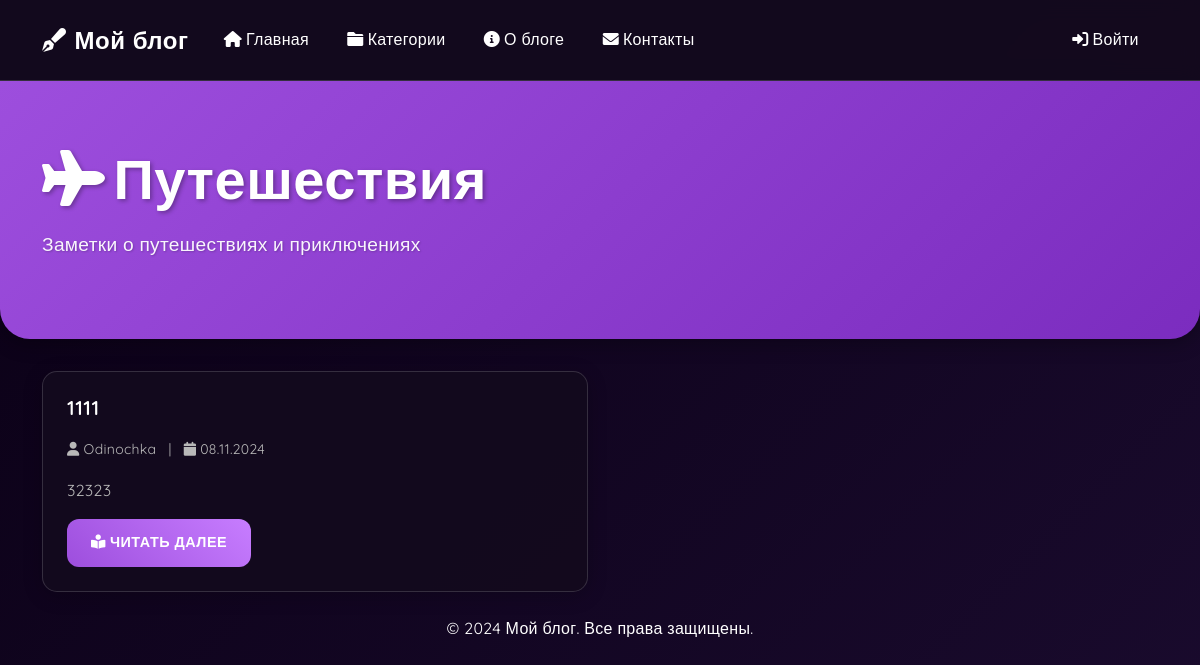
The page /blog/category/-1/ on the database its author committed.
### blog/models.py (models this page shows, shortened)
class Category(models.Model):
    name = models.CharField(max_length=100, verbose_name="Название")
    slug = models.SlugField(unique=True, blank=True)
    description = models.TextField(verbose_name="Описание")
    icon = models.CharField(max_length=50, default="fa-folder")
    class Meta:
        verbose_name = "Категория"
        verbose_name_plural = "Категории"

class Post(models.Model):
    title = models.CharField(max_length=200, verbose_name="Заголовок")
    content = RichTextField(verbose_name="Содержание")
    author = models.ForeignKey(User, on_delete=models.CASCADE, related_name='posts')
    category = models.ForeignKey(Category, on_delete=models.SET_NULL, null=True, related_name='posts')
    created_at = models.DateTimeField(auto_now_add=True)
    updated_at = models.DateTimeField(auto_now=True)
    is_published = models.BooleanField(default=False)
    thumbnail = models.ImageField(upload_to='post_thumbnails/', null=True, blank=True, verbose_name="Обложка поста")
    attachments = models.ManyToManyField('PostAttachment', blank=True, related_name='posts')
    views_count = models.PositiveIntegerField(default=0)
    is_locked = models.BooleanField(default=False, verbose_name="Заблокирован")
    class Meta:
        ordering = ['-created_at']
        verbose_name = "Пост"
        verbose_name_plural = "Посты"

### blog/views.py (the view)
# urls.py: path('category/<slug:slug>/', views.category_detail, name='category_detail'),
def category_detail(request, slug):
    category = get_object_or_404(Category, slug=slug)
    posts = Post.objects.filter(category=category, is_published=True).order_by('-created_at')
    return render(request, 'blog/category_detail.html', {
        'category': category,
        'posts': posts
    })

### blog/templates/blog/category_detail.html (shortened to what this page needs)
{% extends 'base.html' %}
{% block content %}
<div class="hero-section">
    <div class="container">
        <h1 class="display-4">
            <i class="fas {{ category.icon }} me-2"></i>{{ category.name }}
        </h1>
        <p class="lead">{{ category.description }}</p>
    </div>
</div>
<div class="container">
    <div class="row">
        {% for post in posts %}
        <div class="col-md-6 mb-4">
            <div class="card h-100">
                <div class="card-body">
                    <h5 class="card-title">{{ post.title }}</h5>
                    <p class="card-text text-muted">
                        <small>
                            <i class="fas fa-user me-1"></i>{{ post.author.username }}
                            <span class="mx-2">|</span>
                            <i class="fas fa-calendar me-1"></i>{{ post.created_at|date:"d.m.Y" }}
                        </small>
                    </p>
                    <div class="card-text mb-3">
                        {{ post.content|safe|truncatewords:30 }}
                    </div>
                    <a href="{% url 'blog:post_detail' pk=post.pk %}" class="btn btn-primary">
                        <i class="fas fa-book-reader me-1"></i>Читать далее
                    </a>
                </div>
            </div>
        </div>
        {% empty %}
        <div class="col-12">
            <div class="alert alert-info">
                <i class="fas fa-info-circle me-2"></i>В этой категории пока нет постов.
            </div>
        </div>
        {% endfor %}
    </div>
</div>
{% endblock %}

### static/css/style.css (style rules this page uses)
:root { --primary-color: #9D4EDD; --secondary-color: #7B2CBF; --accent-color: #C77DFF; --background-color: #0A0015; --card-bg: rgba(20, 10, 30, 0.95); --text-color: #FFFFFF; --text-muted: #B8B8B8; --link-color: #E0AAFF; --hover-color: #F3D1FF; --border-color: rgba(255, 255, 255, 0.15); --input-bg: rgba(30, 15, 45, 0.95); }
body { font-family: 'Quicksand', sans-serif; background: linear-gradient(135deg, var(--background-color), #1A0B2E); color: var(--text-color); min-height: 100vh; line-height: 1.6; letter-spacing: 0.3px; }
.card { background: var(--card-bg); border: 1px solid var(--border-color); border-radius: 15px; box-shadow: 0 4px 20px rgba(0, 0, 0, 0.2); transition: all 0.3s cubic-bezier(0.4, 0, 0.2, 1); }
.card-body { padding: 1.5rem; }
.card-title { color: var(--text-color); font-weight: 600; margin-bottom: 1rem; letter-spacing: 0.5px; }
.card-text { color: var(--text-muted); }
.btn { padding: 0.8rem 1.5rem; border-radius: 12px; font-weight: 600; letter-spacing: 0.5px; transition: all 0.3s cubic-bezier(0.4, 0, 0.2, 1); text-transform: uppercase; font-size: 0.9rem; position: relative; overflow: hidden; z-index: 1; }
.btn::before { content: ''; position: absolute; top: 0; left: 0; width: 100%; height: 100%; background: linear-gradient(45deg, var(--primary-color), var(--accent-color)); opacity: 0; z-index: -1; transition: opacity 0.3s ease; }
.btn-primary { background: linear-gradient(45deg, var(--primary-color), var(--accent-color)); border: none; color: white !important; }
.hero-section { background: linear-gradient(135deg, var(--primary-color), var(--secondary-color)); padding: 4rem 0; margin-bottom: 2rem; border-radius: 0 0 30px 30px; box-shadow: 0 4px 20px rgba(0, 0, 0, 0.3); }
.hero-section h1 { color: white; font-weight: 700; margin-bottom: 1rem; text-shadow: 2px 2px 4px rgba(0, 0, 0, 0.3); }
.hero-section .lead { color: rgba(255, 255, 255, 0.95); font-size: 1.2rem; text-shadow: 1px 1px 2px rgba(0, 0, 0, 0.2); }
h1, h2, h3, h4, h5, h6 { color: var(--text-color); font-weight: 600; letter-spacing: 0.5px; }
.text-muted { color: var(--text-muted) !important; }
a { color: var(--link-color); text-decoration: none; transition: all 0.3s ease; }
.form-control, .btn { transition: all 0.3s cubic-bezier(0.4, 0, 0.2, 1); }
.card { transition: all 0.3s cubic-bezier(0.4, 0, 0.2, 1); }
.btn { position: relative; overflow: hidden; z-index: 1; }

### rows shown on the page
Category: name "Путешествия", description "Заметки о путешествиях и приключениях"
Post: title "1111", author.username "Odinochka", created_at "08.11.2024", content "32323"
